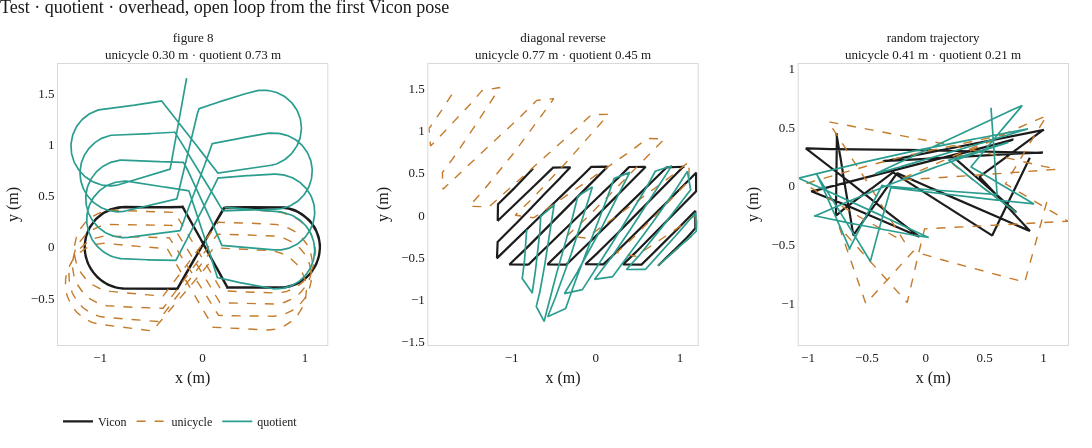

Notebook cell for this chart:
### Markdown cell above
Held-out test overhead, quotient. Same three traces: Vicon, commanded unicycle, leftover on $(\nu,u)$ only.

### Code cell
plot_dynamics_rollouts(
    test_logs,
    [("quotient", fitted["dynamics_quotient"][0], COLORS["quotient"])],
    set_label="Test · quotient",
)

### Figure 1 — Plotly figure (JSON) as saved in the notebook; plotly's stock layout.template omitted (floating-point values rounded to 4 significant figures; data arrays with more than 128 entries replaced by an {"elided": "..."} marker saying what was removed)
{"data": [{"hovertemplate": "%{x:.3f}, %{y:.3f}<extra>Vicon</extra>", "legendgroup": "Vicon", "line": {"color": "#1c1c1c", "width": 2.2}, "mode": "lines", "name": "Vicon", "showlegend": true, "type": "scatter", "x": {"elided": "2324 float values"}, "xaxis": "x", "y": {"elided": "2324 float values"}, "yaxis": "y"}, {"hovertemplate": "%{x:.3f}, %{y:.3f}<extra>unicycle</extra>", "legendgroup": "unicycle", "line": {"color": "#c47b2b", "dash": "dash", "width": 1.4}, "mode": "lines", "name": "unicycle", "showlegend": true, "type": "scatter", "x": {"elided": "2324 float values"}, "xaxis": "x", "y": {"elided": "2324 float values"}, "yaxis": "y"}, {"hovertemplate": "%{x:.3f}, %{y:.3f}<extra>quotient</extra>", "legendgroup": "quotient", "line": {"color": "#2a9d8f", "width": 1.7}, "mode": "lines", "name": "quotient", "showlegend": true, "type": "scatter", "x": {"elided": "2324 float values"}, "xaxis": "x", "y": {"elided": "2324 float values"}, "yaxis": "y"}, {"hovertemplate": "%{x:.3f}, %{y:.3f}<extra>Vicon</extra>", "legendgroup": "Vicon", "line": {"color": "#1c1c1c", "width": 2.2}, "mode": "lines", "name": "Vicon", "showlegend": false, "type": "scatter", "x": {"elided": "1971 float values"}, "xaxis": "x2", "y": {"elided": "1971 float values"}, "yaxis": "y2"}, {"hovertemplate": "%{x:.3f}, %{y:.3f}<extra>unicycle</extra>", "legendgroup": "unicycle", "line": {"color": "#c47b2b", "dash": "dash", "width": 1.4}, "mode": "lines", "name": "unicycle", "showlegend": false, "type": "scatter", "x": {"elided": "1971 float values"}, "xaxis": "x2", "y": {"elided": "1971 float values"}, "yaxis": "y2"}, {"hovertemplate": "%{x:.3f}, %{y:.3f}<extra>quotient</extra>", "legendgroup": "quotient", "line": {"color": "#2a9d8f", "width": 1.7}, "mode": "lines", "name": "quotient", "showlegend": false, "type": "scatter", "x": {"elided": "1971 float values"}, "xaxis": "x2", "y": {"elided": "1971 float values"}, "yaxis": "y2"}, {"hovertemplate": "%{x:.3f}, %{y:.3f}<extra>Vicon</extra>", "legendgroup": "Vicon", "line": {"color": "#1c1c1c", "width": 2.2}, "mode": "lines", "name": "Vicon", "showlegend": false, "type": "scatter", "x": {"elided": "1697 float values"}, "xaxis": "x3", "y": {"elided": "1697 float values"}, "yaxis": "y3"}, {"hovertemplate": "%{x:.3f}, %{y:.3f}<extra>unicycle</extra>", "legendgroup": "unicycle", "line": {"color": "#c47b2b", "dash": "dash", "width": 1.4}, "mode": "lines", "name": "unicycle", "showlegend": false, "type": "scatter", "x": {"elided": "1697 float values"}, "xaxis": "x3", "y": {"elided": "1697 float values"}, "yaxis": "y3"}, {"hovertemplate": "%{x:.3f}, %{y:.3f}<extra>quotient</extra>", "legendgroup": "quotient", "line": {"color": "#2a9d8f", "width": 1.7}, "mode": "lines", "name": "quotient", "showlegend": false, "type": "scatter", "x": {"elided": "1697 float values"}, "xaxis": "x3", "y": {"elided": "1697 float values"}, "yaxis": "y3"}], "layout": {"annotations": [{"font": {"color": "#1c1c1c", "size": 13}, "showarrow": false, "text": "figure 8<br>unicycle 0.30 m · quotient 0.73 m", "x": 0.1333, "xanchor": "center", "xref": "paper", "y": 1, "yanchor": "bottom", "yref": "paper"}, {"font": {"color": "#1c1c1c", "size": 13}, "showarrow": false, "text": "diagonal reverse<br>unicycle 0.77 m · quotient 0.45 m", "x": 0.5, "xanchor": "center", "xref": "paper", "y": 1, "yanchor": "bottom", "yref": "paper"}, {"font": {"color": "#1c1c1c", "size": 13}, "showarrow": false, "text": "random trajectory<br>unicycle 0.41 m · quotient 0.21 m", "x": 0.8667, "xanchor": "center", "xref": "paper", "y": 1, "yanchor": "bottom", "yref": "paper"}], "font": {"color": "#1c1c1c", "family": "Inter, Source Sans 3, sans-serif", "size": 13}, "height": 448, "legend": {"font": {"size": 12}, "orientation": "h", "x": 0, "y": -0.22, "yanchor": "top"}, "margin": {"b": 100, "l": 48, "r": 24, "t": 64}, "paper_bgcolor": "white", "plot_bgcolor": "white", "title": {"text": "Test · quotient · overhead, open loop from the first Vicon pose", "x": 0, "xanchor": "left", "xref": "container", "y": 1, "yanchor": "top", "yref": "container"}, "width": 1380, "xaxis": {"anchor": "y", "domain": [0, 0.2667], "linecolor": "#d9d9d9", "mirror": true, "showgrid": false, "title": {"standoff": 8, "text": "x (m)"}, "zeroline": false}, "xaxis2": {"anchor": "y2", "domain": [0.3667, 0.6333], "linecolor": "#d9d9d9", "mirror": true, "showgrid": false, "title": {"standoff": 8, "text": "x (m)"}, "zeroline": false}, "xaxis3": {"anchor": "y3", "domain": [0.7333, 1], "linecolor": "#d9d9d9", "mirror": true, "showgrid": false, "title": {"standoff": 8, "text": "x (m)"}, "zeroline": false}, "yaxis": {"anchor": "x", "domain": [0, 1], "linecolor": "#d9d9d9", "mirror": true, "scaleanchor": "x", "scaleratio": 1, "showgrid": false, "title": {"standoff": 8, "text": "y (m)"}, "zeroline": false}, "yaxis2": {"anchor": "x2", "domain": [0, 1], "linecolor": "#d9d9d9", "mirror": true, "scaleanchor": "x2", "scaleratio": 1, "showgrid": false, "title": {"standoff": 8, "text": "y (m)"}, "zeroline": false}, "yaxis3": {"anchor": "x3", "domain": [0, 1], "linecolor": "#d9d9d9", "mirror": true, "scaleanchor": "x3", "scaleratio": 1, "showgrid": false, "title": {"standoff": 8, "text": "y (m)"}, "zeroline": false}}}
